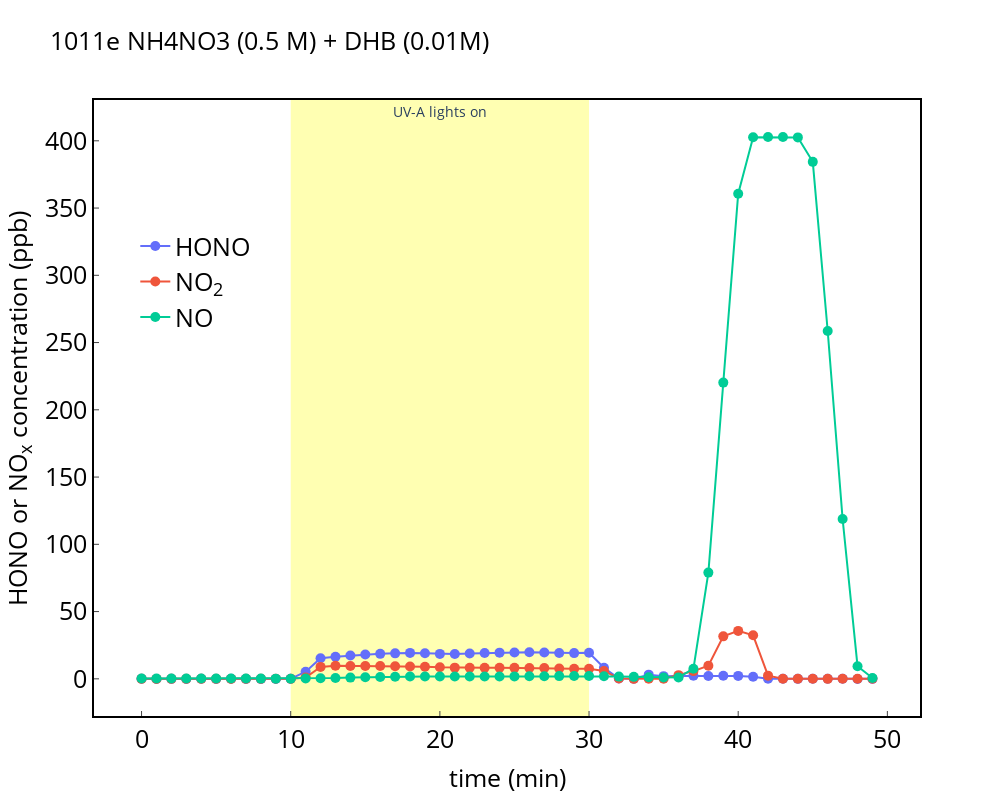

Notebook cell for this chart:
### Code cell
# nox_path='data/T200_NOx_/2023-10-05_09.11.18_PC14751_T200_NOx.dat'
# nox_path='data/T200_NOx_/2023-10-05_09.11.18_PC14751_T200_NOx.dat'
nox_path='data/T200_NOx_/2023-10-11_09.18.25_PC14751_T200_NOx.dat'
no2_path='data/NO2_ICAD/2023_10_11_Channel1_Data.dat'
hono_path='data/HONO_ICAD/2023_10_11_Channel1_Data.dat'
# rh_path='data/Humidity_Sensors_/2023-10-05_09.11.20_PC14751_Humidity_Sensors.dat'
rh_path='data/Humidity_Sensors_/2023-10-11_09.18.24_PC14751_Humidity_Sensors.dat'

hono=pd.read_csv(hono_path,sep = '\t', engine='python') #HONO from ICAD
no2=pd.read_csv(no2_path,sep = '\t', engine='python') #NO2 from ICAD
nox=pd.read_csv(nox_path,sep = '\t', header=1, engine='python') #no of nox analyzer
rh=pd.read_csv(rh_path,sep = '\t', header=1, encoding= 'unicode_escape', engine='python') #RH data

#ICAD
hono['Start Date/Time (UTC)']=pd.to_datetime(hono['Start Date/Time (UTC)'])
no2['Start Date/Time (UTC)']=pd.to_datetime(no2['Start Date/Time (UTC)'])

#NOx analyzer
nox['datetime']=nox['Date']+ nox['Time']
nox['time']= pd.to_datetime(nox['datetime'], format='%d.%m.%Y%H:%M:%S') 


#RH sensor
rh['datetime']=rh['Date']+ rh['Time']
rh['time']= pd.to_datetime(rh['datetime'], format='%d.%m.%Y%H:%M:%S') 

hono['Time_correct']=hono['Start Date/Time (UTC)']+timedelta(hours=2, minutes=1)
hono['Time_correct']= pd.to_datetime(hono['Time_correct'], format='%d.%m.%Y%H:%M:%S') 

no2['Time_correct']=no2['Start Date/Time (UTC)']+timedelta(hours=2, minutes=1)
no2['Time_correct']= pd.to_datetime(no2['Time_correct'], format='%d.%m.%Y%H:%M:%S') 


df_hono_icad=pd.DataFrame()
df_no2_icad=pd.DataFrame()
df_rh=pd.DataFrame()
df_nox_t200=pd.DataFrame()

df_hono_icad['time']=hono['Time_correct']
df_no2_icad['time']=no2['Time_correct']
df_nox_t200['time']=nox['time']
df_rh['time']=rh['time']
df_rh['dew_point']=rh['DP7[°C]']
df_hono_icad['hono']=hono['HONO (ppb)']
df_no2_icad['no2']=no2['NO2 (ppb)']
df_nox_t200['no']=nox['NO']
df_nox_t200['NO2']=nox['NO2']

average_interval='60s'
df_hono_icad=df_hono_icad.resample(average_interval,on='time').mean()
df_hono_icad['date_time']=df_hono_icad.index

df_no2_icad=df_no2_icad.resample(average_interval,on='time').mean()
df_no2_icad['date_time']=df_no2_icad.index
df_no2_icad['date_time']= pd.to_datetime(df_no2_icad['date_time']) 

df_rh=df_rh.resample(average_interval,on='time').mean()
df_rh['date_time']=df_rh.index
df_rh['rh']=dp_to_rh (df_rh.dew_point,18)
df_nox_t200=df_nox_t200.resample(average_interval,on='time').mean()
df_nox_t200['date_time']=df_nox_t200.index

df=pd.merge(pd.merge(pd.merge(df_hono_icad,df_no2_icad,on='date_time'),df_nox_t200,on='date_time'),df_rh,on='date_time')
# df=pd.merge(pd.merge(df_hono_icad,df_no2_icad,on='date_time'),df_nox_t200,on='date_time')
# df=pd.merge(df_hono_icad,df_no2_icad,on='date_time')

# correct HONO background
print(df[df['date_time'] == '2023-10-05 8:30:00'])

# df.hono=df.hono-df.hono[46:76].mean()

name='1011e'
time_start=258-10
df=df[time_start:time_start+30+20]
# df=df[time_start:time_start+39]

x_minutes=(df['date_time'] - df['date_time'][time_start]).dt.total_seconds().div(60).astype(int)
df['x_minutes']=x_minutes

x= df.x_minutes
# x= df.date_time

fig_1= go.Figure()
fig_1.add_trace(go.Scatter(x=x,y=df.hono,yaxis = "y1",mode='markers+lines',marker_size=10,line_width=2,name="HONO"))
fig_1.add_trace(go.Scatter(x= x,y=df.no2,yaxis = "y1",mode='markers+lines',marker_size=10,line_width=2,name="NO<sub>2</sub>"))
fig_1.add_trace(go.Scatter(x= x,y=df.no,yaxis = "y1",mode='markers+lines',marker_size=10,line_width=2,name="NO"))

# fig_1.add_trace(go.Scatter(x= x,y=df.rh,yaxis = "y2",mode='markers+lines',marker_size=10,line_width=2,name="RH"))
# fig_1.add_trace(go.Scatter(x= df.date_time,y=df.no+df.no2+df.hono,yaxis = "y1",mode='markers+lines',marker_size=10,line_width=2,name="no"))
fig_1.update_layout(title=name+' NH4NO3 (0.5 M) + DHB (0.01M)',titlefont=dict(color="black",size=25))
# fig_1.update_layout( bargap=0)
fig_1.update_layout(
  plot_bgcolor = 'white',paper_bgcolor = 'white',autosize=False,width=1000, height=800,
    xaxis=dict( title="time (min)",titlefont=dict(color="black",size=25),showline=True, mirror= True,tickfont=dict(color='black',size=25 ),linecolor="black", linewidth=2,ticks='inside'),
    yaxis=dict( title='HONO or NO<sub>x</sub> concentration (ppb)', zeroline=False,
              #  range=[-2,68],
               titlefont=dict(color="black",size=25),mirror= True,tickfont=dict(color='black',size=25 ),linecolor="black", linewidth=2,ticks='inside'),
    yaxis2=dict(title='',titlefont=dict(color="black",size=25),range=[-2,68],tickfont=dict(color="black" ,size=25),ticks='inside',anchor="free",overlaying="y", side="right", position=1, linecolor="black", linewidth=2,showticklabels = True) )
fig_1.update_layout(legend=dict(yanchor="top",y=0.8 ,xanchor="left",x=0.05,  font=dict( size=25,color="black")))
fig_1.update_layout(xaxis=dict(showgrid=False),
              yaxis=dict(showgrid=False)
)

fig_1.add_vrect(x0=10, x1=30,annotation_text="UV-A lights on", annotation_position="top",annotation_font_size=14,fillcolor="yellow", opacity=0.3,layer="below", line_width=0)

config = {'displayModeBar': True}
fig_1.show(config=config)
fig_1.write_html(name+'.html')
fig_1.write_image(name+'.png')

### Figure 1 — Plotly figure (JSON) as saved in the notebook; plotly's stock layout.template omitted (floating-point values rounded to 4 significant figures)
{"data": [{"line": {"width": 2}, "marker": {"size": 10}, "mode": "markers+lines", "name": "HONO", "type": "scatter", "x": [0, 1, 2, 3, 4, 5, 6, 7, 8, 9, 10, 11, 12, 13, 14, 15, 16, 17, 18, 19, 20, 21, 22, 23, 24, 25, 26, 27, 28, 29, 30, 31, 32, 33, 34, 35, 36, 37, 38, 39, 40, 41, 42, 43, 44, 45, 46, 47, 48, 49], "y": [0.05117, -0.07583, -0.012, -0.086, 0.03367, -0.07633, 0.07983, -0.05933, -0.09017, -0.05617, 0.0015, 5.299, 15.31, 16.45, 17.3, 18.06, 18.57, 18.93, 19.29, 18.96, 18.53, 18.46, 18.85, 19.18, 19.46, 19.63, 19.78, 19.61, 19.18, 19.13, 19.44, 8.188, 0.2542, 0.1455, 3.101, 1.985, 2.119, 2.232, 2.105, 2.249, 2.19, 1.53, 0.03883, 0.007667, -0.02267, 0.0105, 0.09583, 0.02133, -0.0692, -0.008667], "yaxis": "y"}, {"line": {"width": 2}, "marker": {"size": 10}, "mode": "markers+lines", "name": "NO<sub>2</sub>", "type": "scatter", "x": [0, 1, 2, 3, 4, 5, 6, 7, 8, 9, 10, 11, 12, 13, 14, 15, 16, 17, 18, 19, 20, 21, 22, 23, 24, 25, 26, 27, 28, 29, 30, 31, 32, 33, 34, 35, 36, 37, 38, 39, 40, 41, 42, 43, 44, 45, 46, 47, 48, 49], "y": [-0.01062, -0.03685, -0.01727, -0.02598, -0.0131, -0.01753, -0.0392, -0.01657, -0.02094, -0.001367, -0.0071, 0.9389, 8.873, 9.672, 9.598, 9.564, 9.479, 9.334, 9.149, 8.942, 8.563, 8.329, 8.224, 8.189, 8.182, 8.156, 8.063, 8.008, 7.655, 7.511, 7.438, 5.853, 0.3126, -0.01507, 0.04705, 0.1391, 2.742, 5.749, 9.72, 31.59, 35.65, 32.37, 2.369, 0.06383, 0.06052, -0.004467, -0.01418, 0.02352, 0.02548, 0.0277], "yaxis": "y"}, {"line": {"width": 2}, "marker": {"size": 10}, "mode": "markers+lines", "name": "NO", "type": "scatter", "x": [0, 1, 2, 3, 4, 5, 6, 7, 8, 9, 10, 11, 12, 13, 14, 15, 16, 17, 18, 19, 20, 21, 22, 23, 24, 25, 26, 27, 28, 29, 30, 31, 32, 33, 34, 35, 36, 37, 38, 39, 40, 41, 42, 43, 44, 45, 46, 47, 48, 49], "y": [0.185, 0.2, 0.2, 0.295, 0.3, 0.3, 0.23, 0.2, 0.175, 0.1316, 0.12, 0.215, 0.4, 0.6, 0.9, 1.135, 1.345, 1.56, 1.7, 1.7, 1.7, 1.685, 1.7, 1.79, 1.7, 1.795, 1.86, 1.975, 2.025, 2.1, 2.065, 1.885, 1.665, 1.455, 1.22, 1.025, 1.065, 7.515, 78.97, 220.2, 360.6, 402.6, 402.8, 402.8, 402.5, 384.4, 258.6, 118.8, 9.4, 0.5684], "yaxis": "y"}], "layout": {"annotations": [{"font": {"size": 14}, "showarrow": false, "text": "UV-A lights on", "x": 20, "xanchor": "center", "xref": "x", "y": 1, "yanchor": "top", "yref": "y domain"}], "autosize": false, "height": 800, "legend": {"font": {"color": "black", "size": 25}, "x": 0.05, "xanchor": "left", "y": 0.8, "yanchor": "top"}, "paper_bgcolor": "white", "plot_bgcolor": "white", "shapes": [{"fillcolor": "yellow", "layer": "below", "line": {"width": 0}, "opacity": 0.3, "type": "rect", "x0": 10, "x1": 30, "xref": "x", "y0": 0, "y1": 1, "yref": "y domain"}], "title": {"font": {"color": "black", "size": 25}, "text": "1011e NH4NO3 (0.5 M) + DHB (0.01M)"}, "width": 1000, "xaxis": {"linecolor": "black", "linewidth": 2, "mirror": true, "showgrid": false, "showline": true, "tickfont": {"color": "black", "size": 25}, "ticks": "inside", "title": {"font": {"color": "black", "size": 25}, "text": "time (min)"}}, "yaxis": {"linecolor": "black", "linewidth": 2, "mirror": true, "showgrid": false, "tickfont": {"color": "black", "size": 25}, "ticks": "inside", "title": {"font": {"color": "black", "size": 25}, "text": "HONO or NO<sub>x</sub> concentration (ppb)"}, "zeroline": false}, "yaxis2": {"anchor": "free", "linecolor": "black", "linewidth": 2, "overlaying": "y", "position": 1, "range": [-2, 68], "showticklabels": true, "side": "right", "tickfont": {"color": "black", "size": 25}, "ticks": "inside", "title": {"font": {"color": "black", "size": 25}, "text": ""}}}}
